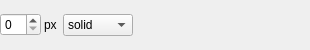
<ui version="4.0" >
 <class>LineWidget</class>
 <widget class="QWidget" name="LineWidget" >
  <property name="geometry" >
   <rect>
    <x>0</x>
    <y>0</y>
    <width>310</width>
    <height>50</height>
   </rect>
  </property>
  <property name="windowTitle" >
   <string>Plot Line Widget</string>
  </property>
  <layout class="QHBoxLayout" >
   <property name="spacing" >
    <number>0</number>
   </property>
   <property name="leftMargin" >
    <number>0</number>
   </property>
   <property name="topMargin" >
    <number>0</number>
   </property>
   <property name="rightMargin" >
    <number>0</number>
   </property>
   <property name="bottomMargin" >
    <number>0</number>
   </property>
   <item>
    <widget class="QStackedWidget" name="stackedWidget" >
     <property name="currentIndex" >
      <number>0</number>
     </property>
     <widget class="QWidget" name="cPage" >
      <layout class="QHBoxLayout" >
       <property name="spacing" >
        <number>3</number>
       </property>
       <property name="leftMargin" >
        <number>0</number>
       </property>
       <property name="topMargin" >
        <number>0</number>
       </property>
       <property name="rightMargin" >
        <number>0</number>
       </property>
       <property name="bottomMargin" >
        <number>0</number>
       </property>
       <item>
        <widget class="QSpinBox" name="cWidth" >
         <property name="maximum" >
          <number>99</number>
         </property>
        </widget>
       </item>
       <item>
        <widget class="QLabel" name="cWidthLabel" >
         <property name="text" >
          <string>px</string>
         </property>
        </widget>
       </item>
       <item>
        <widget class="QFrame" name="cColorFrame" >
         <property name="frameShape" >
          <enum>QFrame::NoFrame</enum>
         </property>
         <property name="frameShadow" >
          <enum>QFrame::Raised</enum>
         </property>
        </widget>
       </item>
       <item>
        <widget class="QComboBox" name="cStyle" >
         <item>
          <property name="text" >
           <string>solid</string>
          </property>
         </item>
         <item>
          <property name="text" >
           <string>dashed</string>
          </property>
         </item>
         <item>
          <property name="text" >
           <string>dotted</string>
          </property>
         </item>
         <item>
          <property name="text" >
           <string>no line</string>
          </property>
         </item>
        </widget>
       </item>
       <item>
        <spacer>
         <property name="orientation" >
          <enum>Qt::Horizontal</enum>
         </property>
         <property name="sizeHint" >
          <size>
           <width>40</width>
           <height>20</height>
          </size>
         </property>
        </spacer>
       </item>
      </layout>
     </widget>
     <widget class="QWidget" name="gPage" >
      <layout class="QGridLayout" >
       <property name="leftMargin" >
        <number>0</number>
       </property>
       <property name="topMargin" >
        <number>0</number>
       </property>
       <property name="rightMargin" >
        <number>0</number>
       </property>
       <property name="bottomMargin" >
        <number>0</number>
       </property>
       <property name="horizontalSpacing" >
        <number>3</number>
       </property>
       <property name="verticalSpacing" >
        <number>3</number>
       </property>
       <item row="0" column="0" >
        <widget class="QLabel" name="nColorLabel" >
         <property name="text" >
          <string>Color:</string>
         </property>
        </widget>
       </item>
       <item row="0" column="1" >
        <widget class="QFrame" name="nColorFrame" >
         <property name="frameShape" >
          <enum>QFrame::NoFrame</enum>
         </property>
         <property name="frameShadow" >
          <enum>QFrame::Raised</enum>
         </property>
        </widget>
       </item>
       <item row="1" column="0" >
        <widget class="QLabel" name="nStyleLabel" >
         <property name="text" >
          <string>Style:</string>
         </property>
        </widget>
       </item>
       <item row="1" column="1" >
        <layout class="QHBoxLayout" >
         <property name="spacing" >
          <number>0</number>
         </property>
         <item>
          <widget class="QSpinBox" name="nWidth" />
         </item>
         <item>
          <widget class="QLabel" name="nWidthLabel" >
           <property name="text" >
            <string>px, </string>
           </property>
          </widget>
         </item>
         <item>
          <widget class="QComboBox" name="nStyle" >
           <item>
            <property name="text" >
             <string>solid</string>
            </property>
           </item>
           <item>
            <property name="text" >
             <string>dashed</string>
            </property>
           </item>
           <item>
            <property name="text" >
             <string>dotted</string>
            </property>
           </item>
           <item>
            <property name="text" >
             <string>no line</string>
            </property>
           </item>
          </widget>
         </item>
         <item>
          <spacer>
           <property name="orientation" >
            <enum>Qt::Horizontal</enum>
           </property>
           <property name="sizeHint" >
            <size>
             <width>40</width>
             <height>20</height>
            </size>
           </property>
          </spacer>
         </item>
        </layout>
       </item>
      </layout>
     </widget>
    </widget>
   </item>
  </layout>
 </widget>
 <resources/>
 <connections/>
</ui>
